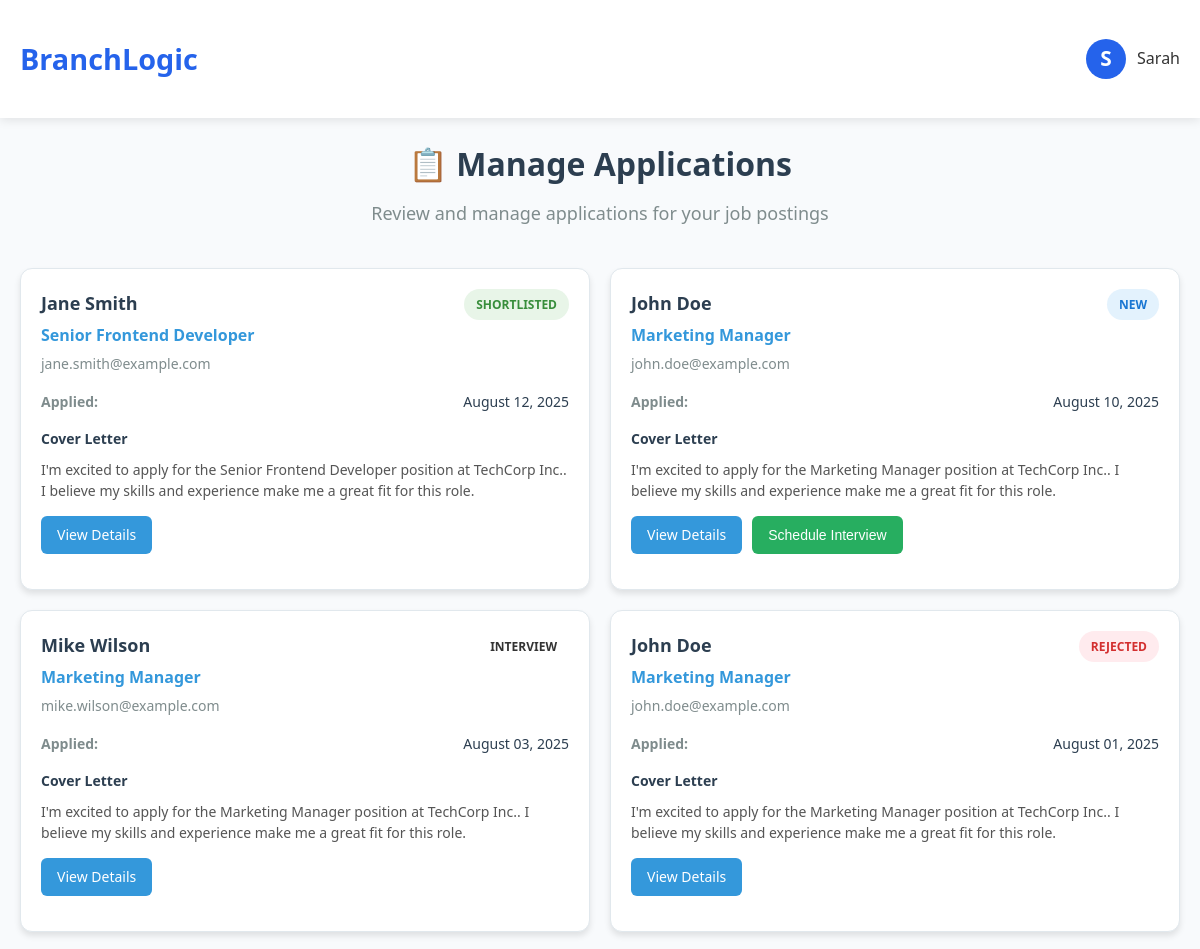
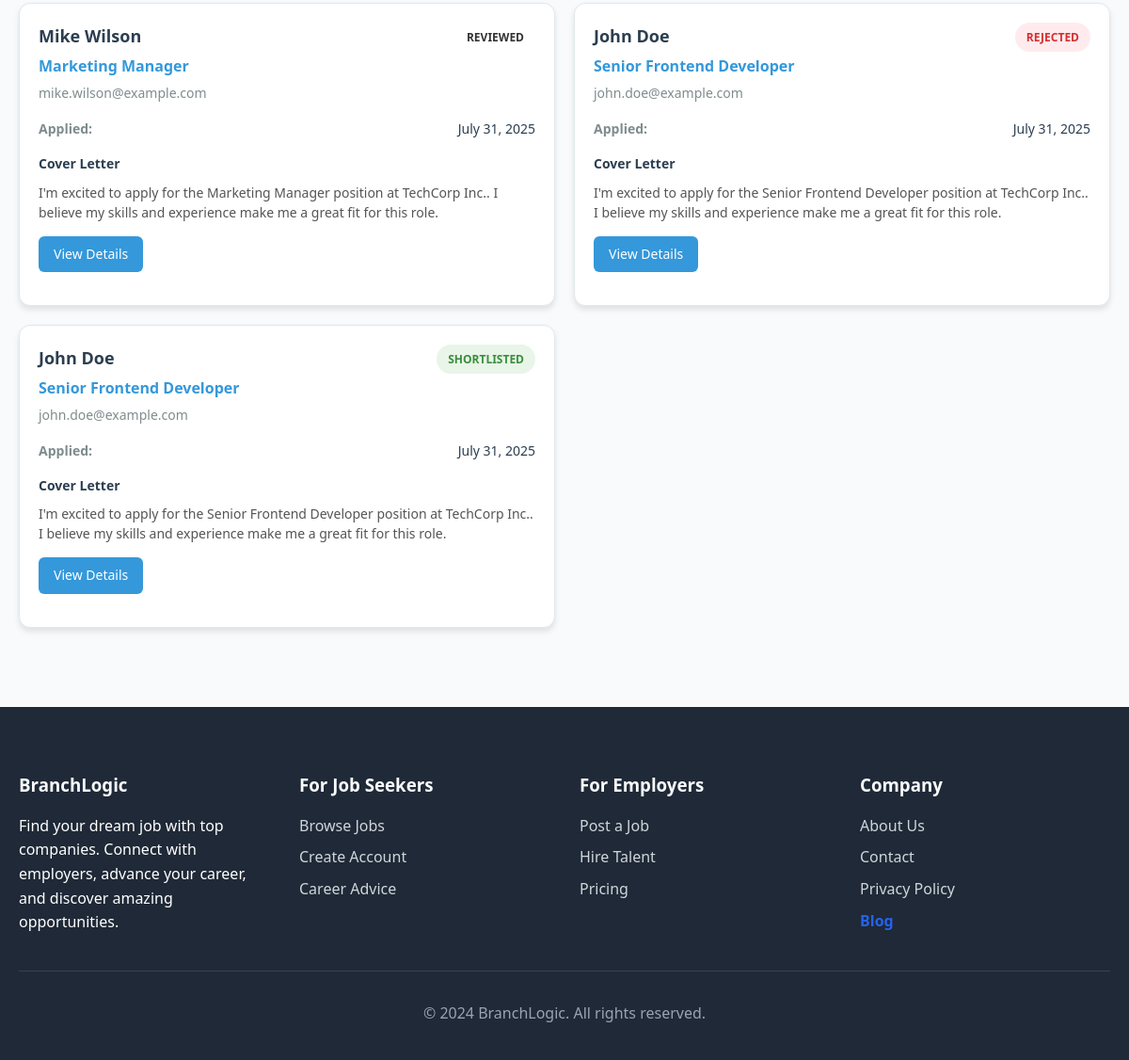
The page /applications (signed in) on the database its author committed (2 pictures, top to bottom).
### app.py (models this page shows)
class User(UserMixin, db.Model):
    id = db.Column(db.Integer, primary_key=True)
    email = db.Column(db.String(120), unique=True, nullable=False)
    password_hash = db.Column(db.String(200), nullable=False)
    display_name = db.Column(db.String(100), nullable=False)
    first_name = db.Column(db.String(50), nullable=False)
    last_name = db.Column(db.String(50), nullable=False)
    role = db.Column(db.String(20), nullable=False, default='jobseeker')
    profile_complete = db.Column(db.Boolean, default=False)
    avatar = db.Column(db.String(200))
    bio = db.Column(db.Text)
    skills = db.Column(db.Text)
    experience = db.Column(db.Text)
    education = db.Column(db.Text)
    location = db.Column(db.String(100))
    website = db.Column(db.String(200))
    linkedin = db.Column(db.String(200))
    github = db.Column(db.String(200))
    created_at = db.Column(db.DateTime, default=datetime.utcnow)
    updated_at = db.Column(db.DateTime, default=datetime.utcnow, onupdate=datetime.utcnow)

class Application(db.Model):
    id = db.Column(db.Integer, primary_key=True)
    job_id = db.Column(db.Integer, db.ForeignKey('job.id'), nullable=False)
    job_title = db.Column(db.String(200), nullable=False)
    applicant_id = db.Column(db.Integer, db.ForeignKey('user.id'), nullable=False)
    applicant_name = db.Column(db.String(200), nullable=False)
    applicant_email = db.Column(db.String(200), nullable=False)
    employer_id = db.Column(db.Integer, db.ForeignKey('user.id'), nullable=False)
    resume = db.Column(db.String(200))
    cover_letter = db.Column(db.Text)
    status = db.Column(db.String(20), default='new')  # new, reviewing, shortlisted, rejected, hired
    notes = db.Column(db.Text)  # Employer notes about the application
    rating = db.Column(db.Integer)  # 1-5 rating
    applied_at = db.Column(db.DateTime, default=datetime.utcnow)
    created_at = db.Column(db.DateTime, default=datetime.utcnow)
    updated_at = db.Column(db.DateTime, default=datetime.utcnow, onupdate=datetime.utcnow)

### app.py (the view)
@app.route('/applications')
@login_required
def applications():
    if current_user.role == 'employer':
        applications = Application.query.join(Job).filter(Job.employer_id == current_user.id).order_by(Application.applied_at.desc()).all()
        return render_template('employer_applications.html', applications=applications)
    else:
        applications = Application.query.filter_by(applicant_id=current_user.id).order_by(Application.applied_at.desc()).all()
        return render_template('applications.html', applications=applications)

### app.py (called while the page is built)
@login_manager.user_loader
def load_user(user_id):
    return User.query.get(int(user_id))

### templates/employer_applications.html (shortened to what this page needs)
{% extends "base.html" %}
{% block content %}
<div class="container">
    <div class="header">
        <h1>📋 Manage Applications</h1>
        <p>Review and manage applications for your job postings</p>
    </div>
    {% if applications %}
        <div class="applications-grid">
            {% for application in applications %}
            <div class="application-card">
                <div class="application-header">
                    <div class="applicant-info">
                        <h3>{{ application.applicant_name }}</h3>
                        <p class="job-title">{{ application.job_title }}</p>
                        <p class="email">{{ application.applicant_email }}</p>
                    </div>
                    <div class="status-badge status-{{ application.status }}">
                        {{ application.status|title }}
                    </div>
                </div>
                <div class="application-details">
                    <div class="detail-item">
                        <span class="label">Applied:</span>
                        <span class="value">{{ application.applied_at.strftime('%B %d, %Y') }}</span>
                    </div>
                </div>
                {% if application.cover_letter %}
                <div class="cover-letter">
                    <h4>Cover Letter</h4>
                    <p>{{ application.cover_letter[:200] }}{% if application.cover_letter|length > 200 %}...{% endif %}</p>
                </div>
                {% endif %}
                <div class="application-actions">
                    <a href="{{ url_for('view_application', application_id=application.id) }}" class="btn btn-primary">View Details</a>
                    {% if application.status == 'new' %}
                        <button class="btn btn-success" onclick="showScheduleForm({{ application.id }})">Schedule Interview</button>
                    {% endif %}
                </div>
            </div>
            {% endfor %}
        </div>
    {% endif %}
</div>
{% endblock %}

### templates/base.html (shortened to what this page needs)
<!DOCTYPE html>
<html lang="en">
<head>
</head>
<body>
    <nav class="navbar">
        <div class="container">
            <div class="nav-container" style="justify-content: space-between;">
                <a href="{{ url_for('home') }}" class="logo">BranchLogic</a>
                <div class="profile-dropdown">
                    <div class="profile-avatar">
                        <span class="avatar-circle">{{ current_user.first_name[0] if current_user.is_authenticated else 'U' }}</span>
                        <span class="profile-name">{{ current_user.first_name if current_user.is_authenticated else 'User' }}</span>
                    </div>
                </div>
            </div>
        </div>
    </nav>
    <main>
        {% block content %}{% endblock %}
    </main>
    <footer class="footer">
        <div class="container">
            <div class="footer-content">
                <div class="footer-section">
                    <h3>BranchLogic</h3>
                    <p>Find your dream job with top companies. Connect with employers, advance your career, and discover amazing opportunities.</p>
                </div>
                <div class="footer-section">
                    <h3>For Job Seekers</h3>
                    <a href="{{ url_for('jobs') }}">Browse Jobs</a>
                    <a href="{{ url_for('signup') }}">Create Account</a>
                    <a href="#">Career Advice</a>
                </div>
                <div class="footer-section">
                    <h3>For Employers</h3>
                    <a href="{{ url_for('post_job') }}">Post a Job</a>
                    <a href="{{ url_for('signup') }}">Hire Talent</a>
                    <a href="#">Pricing</a>
                </div>
                <div class="footer-section">
                    <h3>Company</h3>
                    <a href="#">About Us</a>
                    <a href="#">Contact</a>
                    <a href="#">Privacy Policy</a>
                    <a href="{{ url_for('blog') }}" style="color:#2563eb; font-weight:600;">Blog</a>
                </div>
            </div>
            <div class="footer-bottom">
                <p>&copy; 2024 BranchLogic. All rights reserved.</p>
            </div>
        </div>
    </footer>
</body>
</html>

### templates/base.html (style rules this page uses)
.profile-dropdown { position: relative; display: flex; align-items: center; margin-left: 2rem; }
.profile-avatar { display: flex; align-items: center; cursor: pointer; }
.avatar-circle { width: 40px; height: 40px; background: #2563eb; color: #fff; border-radius: 50%; display: flex; align-items: center; justify-content: center; font-size: 1.3rem; font-weight: bold; margin-right: 0.7rem; }
.profile-name { font-weight: 500; color: #333; }
* { margin: 0; padding: 0; box-sizing: border-box; }
body { font-family: 'Segoe UI', Tahoma, Geneva, Verdana, sans-serif; line-height: 1.6; color: #333; background-color: #f8fafc; }
.container { max-width: 1200px; margin: 0 auto; padding: 0 20px; }
.navbar { background: #fff; box-shadow: 0 2px 10px rgba(0,0,0,0.1); position: sticky; top: 0; z-index: 1000; }
.nav-container { display: flex; justify-content: space-between; align-items: center; padding: 1rem 0; }
.logo { font-size: 1.8rem; font-weight: bold; color: #2563eb; text-decoration: none; }
.btn { padding: 0.75rem 1.5rem; border: none; border-radius: 8px; font-weight: 500; text-decoration: none; display: inline-block; cursor: pointer; transition: all 0.3s; font-size: 1rem; }
.btn-primary { background: #2563eb; color: white; }
.footer { background: #1f2937; color: white; padding: 3rem 0 1rem; margin-top: 4rem; }
.footer-content { display: grid; grid-template-columns: repeat(auto-fit, minmax(250px, 1fr)); gap: 2rem; margin-bottom: 2rem; }
.footer-section h3 { margin-bottom: 1rem; color: #f9fafb; }
.footer-section a { color: #d1d5db; text-decoration: none; display: block; margin-bottom: 0.5rem; }
.footer-bottom { text-align: center; padding-top: 2rem; border-top: 1px solid #374151; color: #9ca3af; }

### templates/employer_applications.html (style rules this page uses)
.container { max-width: 1200px; margin: 0 auto; padding: 20px; }
.header { text-align: center; margin-bottom: 40px; }
.header h1 { color: #2c3e50; margin-bottom: 10px; }
.header p { color: #7f8c8d; font-size: 18px; }
.applications-grid { display: grid; grid-template-columns: repeat(auto-fill, minmax(400px, 1fr)); gap: 20px; }
.application-card { background: white; border-radius: 12px; padding: 20px; box-shadow: 0 4px 6px rgba(0, 0, 0, 0.1); border: 1px solid #e1e8ed; transition: transform 0.2s, box-shadow 0.2s; }
.application-header { display: flex; justify-content: space-between; align-items: flex-start; margin-bottom: 15px; }
.applicant-info h3 { margin: 0 0 5px 0; color: #2c3e50; font-size: 18px; }
.job-title { color: #3498db; font-weight: 600; margin: 0 0 5px 0; }
.email { color: #7f8c8d; margin: 0; font-size: 14px; }
.status-badge { padding: 6px 12px; border-radius: 20px; font-size: 12px; font-weight: 600; text-transform: uppercase; }
.status-new { background: #e3f2fd; color: #1976d2; }
.status-shortlisted { background: #e8f5e8; color: #388e3c; }
.status-rejected { background: #ffebee; color: #d32f2f; }
.application-details { margin-bottom: 15px; }
.detail-item { display: flex; justify-content: space-between; margin-bottom: 8px; font-size: 14px; }
.label { font-weight: 600; color: #7f8c8d; }
.value { color: #2c3e50; }
.cover-letter, .notes { margin-bottom: 15px; }
.cover-letter h4, .notes h4 { margin: 0 0 8px 0; color: #2c3e50; font-size: 14px; }
.cover-letter p, .notes p { margin: 0; color: #555; font-size: 14px; line-height: 1.5; }
.application-actions { display: flex; gap: 10px; margin-bottom: 15px; }
.btn { padding: 8px 16px; border: none; border-radius: 6px; text-decoration: none; font-size: 14px; font-weight: 500; cursor: pointer; transition: all 0.2s; }
.btn-primary { background: #3498db; color: white; }
.btn-success { background: #27ae60; color: white; }

### rows shown on the page
User: first_name "S", first_name "Sarah"
Application: applicant_name "Jane Smith", job_title "Senior Frontend Developer", applicant_email "jane.smith@example.com", status "SHORTLISTED", applied_at "August 12, 2025", cover_letter "I'm excited to apply for the Senior Frontend Developer position at TechCorp Inc.. I believe my skills and experience make me a great fit for this role."
Application: applicant_name "John Doe", job_title "Marketing Manager", applicant_email "john.doe@example.com", status "NEW", applied_at "August 10, 2025", cover_letter "I'm excited to apply for the Marketing Manager position at TechCorp Inc.. I believe my skills and experience make me a great fit for this role."
Application: applicant_name "Mike Wilson", job_title "Marketing Manager", applicant_email "mike.wilson@example.com", status "INTERVIEW", applied_at "August 03, 2025", cover_letter "I'm excited to apply for the Marketing Manager position at TechCorp Inc.. I believe my skills and experience make me a great fit for this role."
Application: applicant_name "John Doe", job_title "Marketing Manager", applicant_email "john.doe@example.com", status "REJECTED", applied_at "August 01, 2025", cover_letter "I'm excited to apply for the Marketing Manager position at TechCorp Inc.. I believe my skills and experience make me a great fit for this role."
Application: applicant_name "Mike Wilson", job_title "Marketing Manager", applicant_email "mike.wilson@example.com", status "REVIEWED", applied_at "July 31, 2025", cover_letter "I'm excited to apply for the Marketing Manager position at TechCorp Inc.. I believe my skills and experience make me a great fit for this role."
Application: applicant_name "John Doe", job_title "Senior Frontend Developer", applicant_email "john.doe@example.com", status "REJECTED", applied_at "July 31, 2025", cover_letter "I'm excited to apply for the Senior Frontend Developer position at TechCorp Inc.. I believe my skills and experience make me a great fit for this role."
Application: applicant_name "John Doe", job_title "Senior Frontend Developer", applicant_email "john.doe@example.com", status "SHORTLISTED", applied_at "July 31, 2025", cover_letter "I'm excited to apply for the Senior Frontend Developer position at TechCorp Inc.. I believe my skills and experience make me a great fit for this role."
